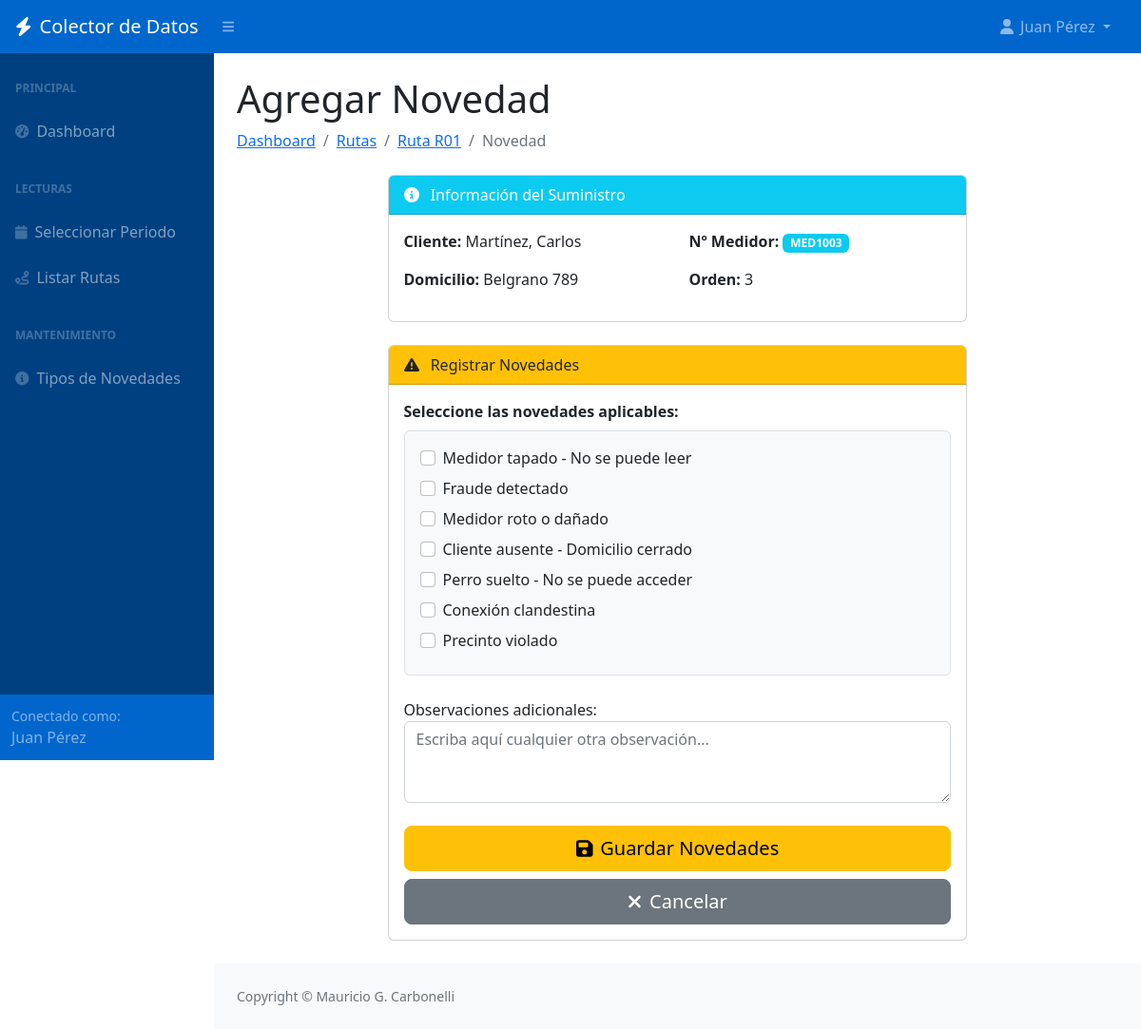
The page /agregar-novedad/3/ (signed in) on the database as committed earlier.
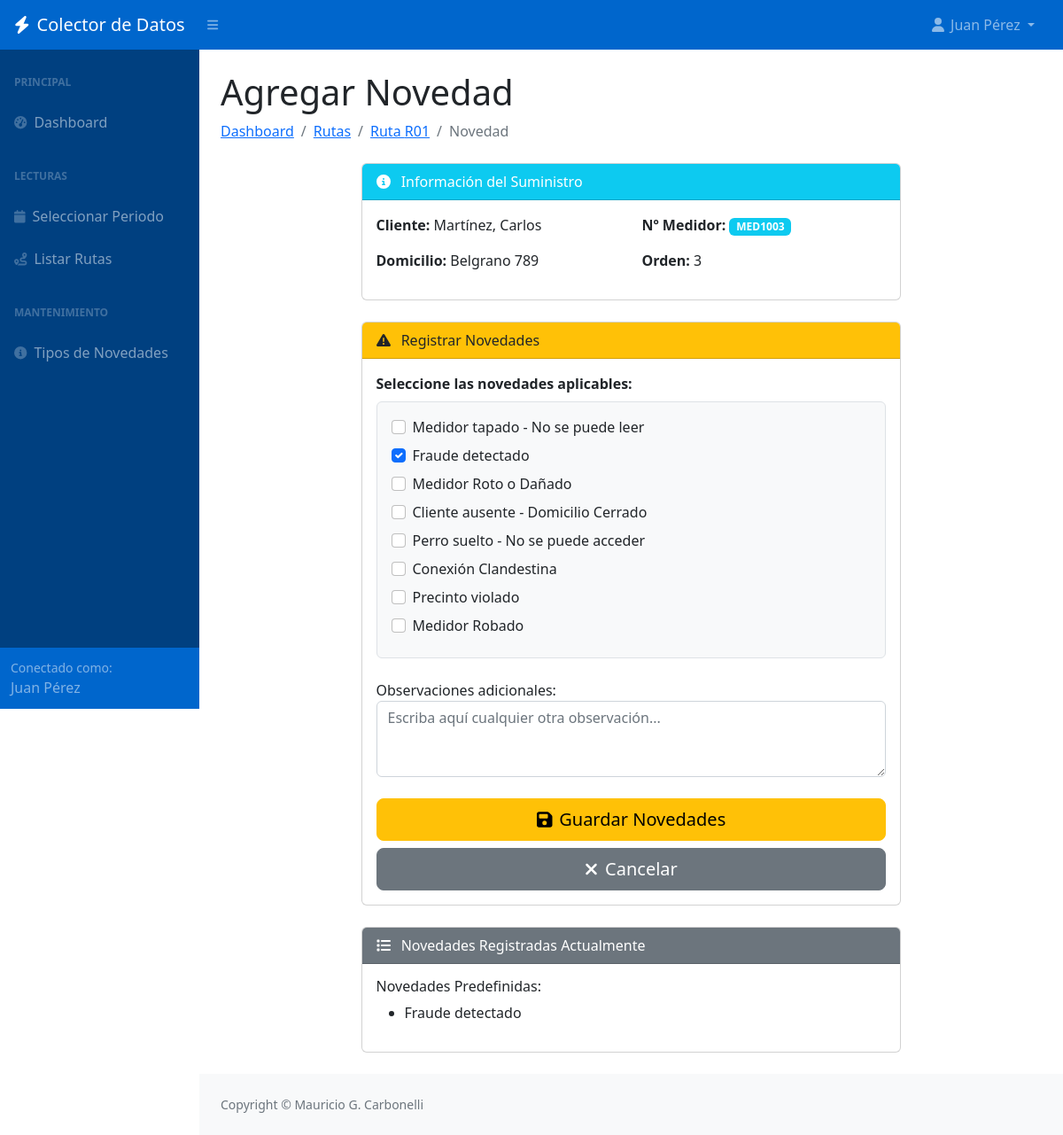
The same page on the database as committed later.
### lecturas/models.py (models this page shows, shortened)
class Novedad(models.Model):
    cod_novedad = models.AutoField(primary_key=True)
    descripcion = models.CharField(max_length=200, verbose_name='Descripción')
    class Meta:
        verbose_name = 'Novedad'
        verbose_name_plural = 'Novedades'

### lecturas/views.py (the view, shortened to what this page needs)
# urls.py: path('agregar-novedad/<int:pk>/', views.AgregarNovedadView.as_view(), name='agregar_novedad'),
class AgregarNovedadView(LoginRequiredMixin, View):
    template_name = 'lecturas/agregar_novedad.html'
    def get(self, request, pk):
        lectura = get_object_or_404(Lote, pk=pk)
        novedades_actuales = list(lectura.novedades.values_list('cod_novedad', flat=True))
        form = NovedadForm(initial={
            'novedad_libre': lectura.novedad_libre,
            'novedades_predefinidas': novedades_actuales
        })
        return render(request, self.template_name, {'form': form, 'lectura': lectura})

### lecturas/forms.py (shortened to what this page needs)
class NovedadForm(forms.Form):
    novedades_predefinidas = forms.MultipleChoiceField(
        label='Novedades',
        required=False,
        widget=forms.CheckboxSelectMultiple(attrs={'class': 'form-check-input'}),
        choices=[]
    )
    novedad_libre = forms.CharField(
        label='Observaciones adicionales',
        required=False,
        widget=forms.Textarea(attrs={
            'class': 'form-control',
            'rows': 3,
            'placeholder': 'Escriba aquí cualquier otra observación...'
        })
    )
    def __init__(self, *args, **kwargs):
        super().__init__(*args, **kwargs)
        self.fields['novedades_predefinidas'].choices = [
            (nov.cod_novedad, nov.descripcion) for nov in Novedad.objects.all()
        ]

### lecturas/templates/lecturas/agregar_novedad.html (shortened to what this page needs)
{% extends 'lecturas/base.html' %}
{% block content %}
<h1 class="mt-4">Agregar Novedad</h1>
<ol class="breadcrumb mb-4">
    <li class="breadcrumb-item"><a href="{% url 'dashboard' %}">Dashboard</a></li>
    <li class="breadcrumb-item"><a href="{% url 'listar_rutas' %}">Rutas</a></li>
    <li class="breadcrumb-item"><a href="{% url 'tomar_lecturas' lectura.ruta %}">Ruta {{ lectura.ruta }}</a></li>
    <li class="breadcrumb-item active">Novedad</li>
</ol>
<div class="row justify-content-center">
    <div class="col-lg-8">
        <div class="card mb-4">
            <div class="card-header bg-info text-white">
                <i class="fas fa-info-circle me-2"></i>
                Información del Suministro
            </div>
            <div class="card-body">
                <div class="row">
                    <div class="col-md-6">
                        <p><strong>Cliente:</strong> {{ lectura.cliente.denominacion }}</p>
                        <p><strong>Domicilio:</strong> {{ lectura.cliente.domicilio }}</p>
                    </div>
                    <div class="col-md-6">
                        <p><strong>Nº Medidor:</strong> <span class="badge bg-info">{{ lectura.numero_medidor }}</span>
                        </p>
                        <p><strong>Orden:</strong> {{ lectura.orden }}</p>
                    </div>
                </div>
            </div>
        </div>
        <div class="card mb-4">
            <div class="card-header bg-warning text-dark">
                <i class="fas fa-exclamation-triangle me-2"></i>
                Registrar Novedades
            </div>
            <div class="card-body">
                <form method="post">
                    <div class="mb-4">
                        <label class="form-label fw-bold">Seleccione las novedades aplicables:</label>
                        <div class="border rounded p-3 bg-light">
                            {% for choice in form.novedades_predefinidas %}
                            <div class="form-check mb-2">
                                {{ choice.tag }}
                                <label class="form-check-label" for="{{ choice.id_for_label }}">
                                    {{ choice.choice_label }}
                                </label>
                            </div>
                            {% endfor %}
                        </div>
                    </div>
                    <div class="mb-4">
                        {{ form.novedad_libre.label_tag }}
                        {{ form.novedad_libre }}
                    </div>
                    <div class="d-grid gap-2">
                        <button type="submit" class="btn btn-warning btn-lg">
                            <i class="fas fa-save me-2"></i>Guardar Novedades
                        </button>
                        <a href="{% url 'tomar_lecturas' lectura.ruta %}" class="btn btn-secondary btn-lg">
                            <i class="fas fa-times me-2"></i>Cancelar
                        </a>
                    </div>
                </form>
            </div>
        </div>
        {% if lectura.novedades.count > 0 or lectura.novedad_libre %}
        <div class="card mb-4">
            <div class="card-header bg-secondary text-white">
                <i class="fas fa-list me-2"></i>
                Novedades Registradas Actualmente
            </div>
            <div class="card-body">
                {% if lectura.novedades.count > 0 %}
                <h6>Novedades Predefinidas:</h6>
                <ul>
                    {% for novedad in lectura.novedades.all %}
                    <li>{{ novedad.descripcion }}</li>
                    {% endfor %}
                </ul>
                {% endif %}
            </div>
        </div>
        {% endif %}
    </div>
</div>
{% endblock %}

Rows that differ between the two databases and show on the page:
now on one of the page's lists (row unchanged): Novedad: descripcion "Fraude detectado"
changed Novedad: choice_label "Medidor roto o dañado" → "Medidor Roto o Dañado"
changed Novedad: choice_label "Cliente ausente - Domicilio cerrado" → "Cliente ausente - Domicilio Cerrado"
changed Novedad: choice_label "Conexión clandestina" → "Conexión Clandestina"
added Novedad: choice_label "Medidor Robado"
Other text that changed with them:
form field novedades_predefinidas: "☐" → "☑"
text now shown: "Novedades Registradas Actualmente Novedades Predefinidas:"
